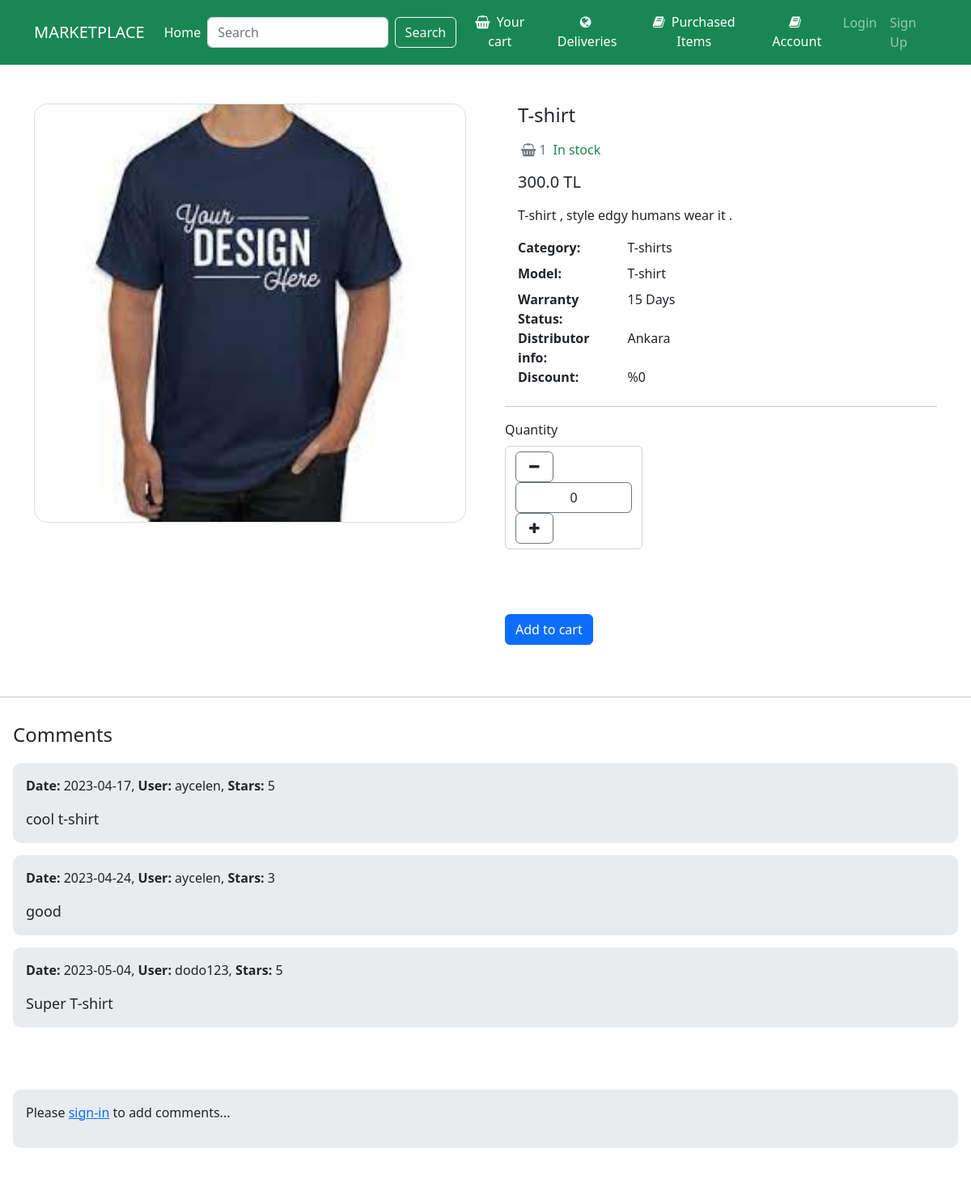
Page /items/1 on the committed database.
### Product/models.py (models this page shows, shortened)
class InStockProduct(models.Model):
    ID = models.AutoField(primary_key=True)
    category = models.ForeignKey(Category,related_name = "products",on_delete=models.CASCADE)
    image = models.ImageField(upload_to="product_images")
    name = models.CharField(max_length=100)
    model = models.CharField(max_length=100)
    number = models.IntegerField()
    description = models.TextField()
    quantity_in_stocks = models.IntegerField()
    price = models.FloatField(default=0)
    discount = models.IntegerField(validators=[MaxValueValidator(100)],default=0)
    newPrice=models.FloatField(default=0)
    warranty_status = models.CharField(max_length=100)
    distributor_info = models.TextField()
    purchased = models.BooleanField(default = False)
    purchased_price = models.FloatField(default=0)
    popularity = models.IntegerField(default=0)

class Category(models.Model):
    name = models.CharField(max_length=255)
    class Meta:
        ordering = ("name",)
        verbose_name_plural = "Categories"

class Comment(models.Model):
    product = models.ForeignKey(InStockProduct, related_name='comments' , on_delete=models.CASCADE)
    user = models.ForeignKey(Users, related_name='comments', on_delete=models.CASCADE)
    content = models.TextField(blank=True, null=True)
    stars = models.IntegerField()
    date_added = models.DateTimeField(default=timezone.now)
    approved = models.BooleanField('Approved', default=False)

class Users(AbstractBaseUser,PermissionsMixin):
    username_validator = UnicodeUsernameValidator()
    ID = models.AutoField(primary_key=True)
    email = models.EmailField(blank=True,default='')
    first_name = models.CharField(max_length=150,default='',blank=True)
    last_name = models.CharField(max_length=150,default='',blank=True)
    is_active = models.BooleanField(default=True,help_text=
            "Designates whether this user should be treated as active. "
            "Unselect this instead of deleting accounts."
    )
    is_superuser = models.BooleanField(default=False)
    is_staff = models.BooleanField(default=False,help_text="Designates whether the user can log into this admin site.")
    username = models.CharField(max_length=150,
        unique=True,
        help_text=(
            "Required. 150 characters or fewer. Letters, digits and @/./+/-/_ only."
        ),
        validators=[username_validator],
        error_messages={
            "unique": "A user with that username already exists.",
        }
    )
    tax_ID = models.IntegerField(default=0)
    home_address = models.TextField(blank=True,null=True)
    role = models.CharField(max_length=100,default='customer')
    date_joined = models.DateTimeField(default=timezone.now)
    last_login = models.DateTimeField(blank=True,null=True)
    objects = MyUserManager()
    REQUIRED_FIELDS = []
    USERNAME_FIELD = "username"
    def __str__(self):
        return self.username
    class Meta:
        verbose_name = 'User'
        verbose_name_plural = 'Users'

### Product/views.py (the view, shortened to what this page needs)
# urls.py: path("<int:pk>",views.detail,name="detail")
def detail(request,pk):
    anon_user = None
    global quantity
    referrer = request.META.get("HTTP_REFERER")
    if referrer == f"http://127.0.0.1:8000/items/{pk}":
        pass
    else:
        quantity = 0
    product = get_object_or_404(InStockProduct,pk=pk)
    category = get_object_or_404(Category,id = product.category_id)
    comment = None
    comments = Comment.objects.all()
    if request.user.is_authenticated:
        user = request.user
    else:
        user = request.user
        anon_user = user
    return render(request,"detail.html",{
            "product":product,
            "category":category,
            "comments":comments,
            "quantity":quantity,
            "user":user,
            "anon_user":anon_user})

### Product/templates/detail.html (shortened to what this page needs)
{% extends 'base.html' %}
{% load static %}
{% block link %}
<link rel="stylesheet" type="text/css" href="{% static 'detail.css' %}">
{% endblock %}
{% block content %}
<section class="py-5">
    <div class="container">
        <div class="row gx-5">
            <aside class="col-lg-6">
                <div class="border rounded-4 mb-3 d-flex justify-content-center">
                    <img style="max-width: 100%; max-height: 100vh; margin: auto;" height="516" weigth="518"
                        class="rounded-4 fit" src="{{product.image.url}}" />
                </div>
            </aside>
            <main class="col-lg-6">
                <div class="ps-lg-3">
                    <h4 class="title text-dark">
                        {{product.name}} <br />
                    </h4>
                    <div class="d-flex flex-row my-3">
                        <span class="text-muted"><i
                                class="fa fa-shopping-basket fa-sm mx-1"></i>{{product.quantity_in_stocks}}</span>
                        <span class="text-success ms-2">In stock</span>
                    </div>
                    {% if product.discount != 0 %}
                        <div class="mb-3">
                            <strike class="h7">{{product.price}} TL</strike>
                        </div>
                        <div class="mb-3">
                            <span class="h5"> {{product.newPrice}}TL</span>
                        </div>
                    {% else%}
                    <div class="mb-3">
                        <span class="h5">{{product.price}} TL</span>
                    </div>
                    {% endif %}
                    <p>
                        {{product.description}}
                    </p>
                    <div class="row">
                        <dt class="col-3">Category:</dt>
                        <dd class="col-9">{{category.name}}</dd>
                        <dt class="col-3">Model:</dt>
                        <dd class="col-9">{{product.model}}</dd>
                        <dt class="col-3">Warranty Status:</dt>
                        <dd class="col-9">{{product.warranty_status}}</dd>
                        <dt class="col-3">Distributor info:</dt>
                        <dd class="col-9">{{product.distributor_info}}</dd>
                        <dt class="col-3">Discount:</dt>
                        <dd class="col-9">%{{product.discount}}</dd>
                    </div>
                    </div>
                    <hr />
                    <div class="row mb-4">
                        <div class="col-md-4 col-6 mb-3">
                            <label class="mb-2 d-block">Quantity</label>
                            <div class="input-group mb-3" style="width: 170px;">
                                <form method="post" class="form-control" action="{% url 'detail' product.ID %}">
                                    <button class="btn btn-white border border-secondary px-3" type="submit"
                                        id="button-addon1" data-mdb-ripple-color="dark" name="minus_button">
                                        <i class="fa fa-minus"></i>
                                    </button>
                                    <input type="text" class="form-control text-center border border-secondary"
                                        value="{{quantity}}" aria-label="Example text with button addon"
                                        aria-describedby="button-addon1" name="quantity_field" />
                                    <button class="btn btn-white border border-secondary px-3" type="submit"
                                        id="button-addon2" data-mdb-ripple-color="dark" name="plus_button">
                                        <i class="fa fa-plus"></i>
                                    </button>
                                </form>
                            </div>
                        </div>
                    </div>
                    <br>
                    {% if product.quantity_in_stocks != 0 %}
                    <form method="post" action="{% url 'cart' %}">
                        <button class="btn btn-primary" type="submit">Add to cart</button>
                    </form>
                    {% endif %}
                </div>
        </div>
</section>
<hr>
<div class="card" style="border-radius:10px;">
    <div class="card-body">
        <h4 style="margin-bottom:20px;">Comments</h4>
        {% for comment in comments %}
        {% if comment.product.ID == product.ID %}
            {% if comment.approved %}
            <div class="card-body" style="background-color:#e9ecef; border-radius:10px; margin-bottom:15px;">
                <div style="">
                    <p>
                        <strong>Date: </strong>{{ comment.date_added|date:"Y-m-d" }},
                        <strong> User: </strong>{{comment.user}},
                        <strong> Stars: </strong>{{comment.stars}}
                    </p>
                    <div style="font-size:18px;">
                        {{comment.content }}
                    </div>
                </div>
            </div>
            {% endif %}
        {% endif %}
        {% endfor %}
    </div>
</div>
<div class="card" style="border-radius:10px;">
    <div class="card-body">
        {% if request.user.is_authenticated %}
        <form method="post" action=".">
            {% csrf_token %}
            <h4 style="margin-bottom:10px;">Add a Comment</h4>
            <div class="card-body"
                style="background-color:#e9ecef; border-radius:10px; margin-bottom:15px; margin-top:10px;">
                <div style="margin-bottom:10px;">
                    <label>Stars</label>
                    <div class="control">
                        <div class="select">
                            <select name="stars">
                                <option value="1">1</option>
                                <option value="2">2</option>
                                <option value="3" selected>3</option>
                                <option value="4">4</option>
                                <option value="5">5</option>
                            </select>
                        </div>
                    </div>
                </div>
                <div style="margin-bottom:10px;">
                    <label>Your Comment</label>
                    <div style="">
                        <textarea class="textarea" name="content" style=" height:150px; width:600px;"></textarea>
                    </div>
                </div>
                <div class="field">
                    <div>
                        <button class="btn btn-danger" type="Submit" formaction="{% url 'detail' product.ID %}">
                            submit</button>
                    </div>
                </div>
            </div>
        </form>
        {% else %}
        <div class="card-body" style="background-color:#e9ecef; border-radius:10px; margin-bottom:15px;">
            <p>Please <a href="{% url 'login' %}">sign-in</a> to add comments...</p>
        </div>
        {% endif %}
    </div>
</div>
{% endblock %}

### Product/static/detail.css (style rules this page uses)
body { background-color: #ffffff; }
.card { margin-bottom: 30px; }
.card { position: relative; display: flex; flex-direction: column; min-width: 0; word-wrap: break-word; background-color: #fff; background-clip: border-box; border: 0 solid transparent; border-radius: 0; }

### rows in the picture
InStockProduct: image (picture), name "T-shirt", quantity_in_stocks "1", price "300.0", description "T-shirt , style edgy humans wear it .", model "T-shirt", warranty_status "15 Days", distributor_info "Ankara", discount "0"
Category: name "T-shirts"
Comment: date_added "2023-04-17", user "aycelen", stars "5", content "cool t-shirt"
Comment: date_added "2023-04-24", user "aycelen", stars "3", content "good"
Comment: date_added "2023-05-04", user "dodo123", stars "5", content "Super T-shirt"
